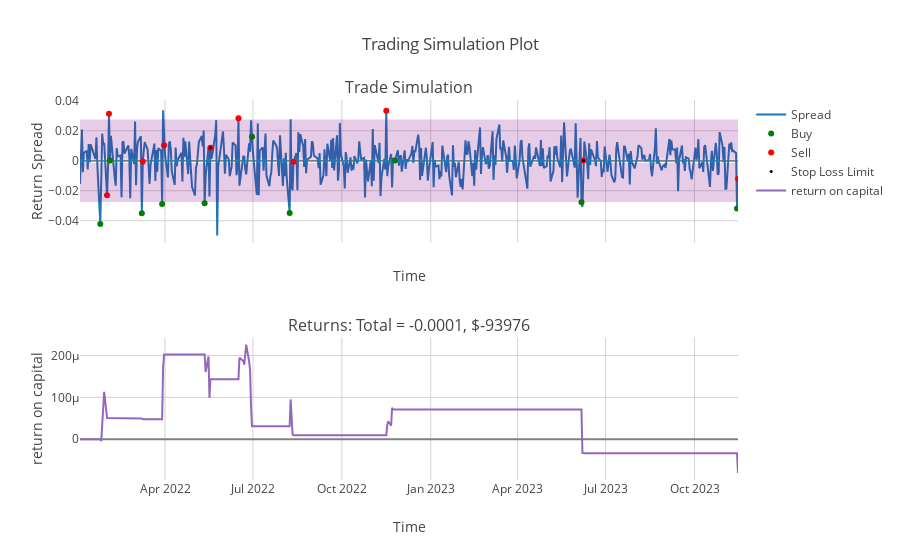
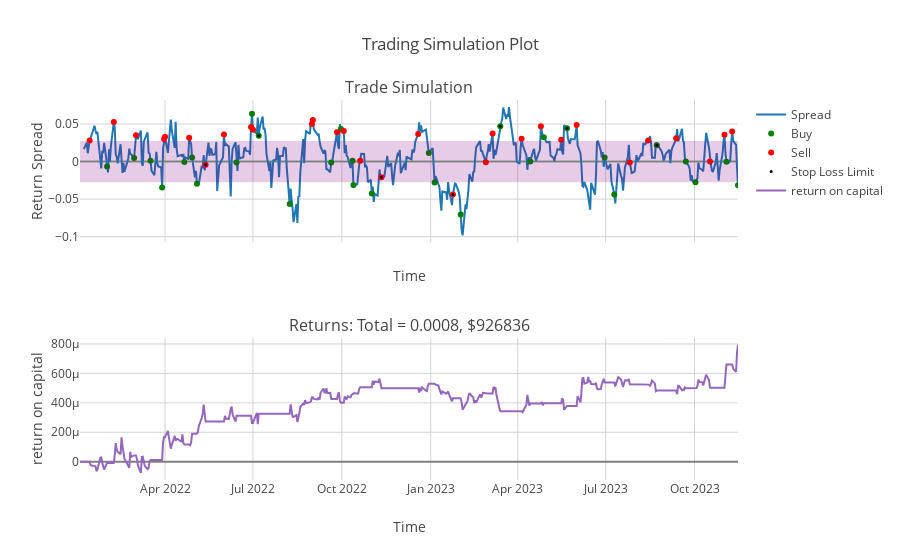
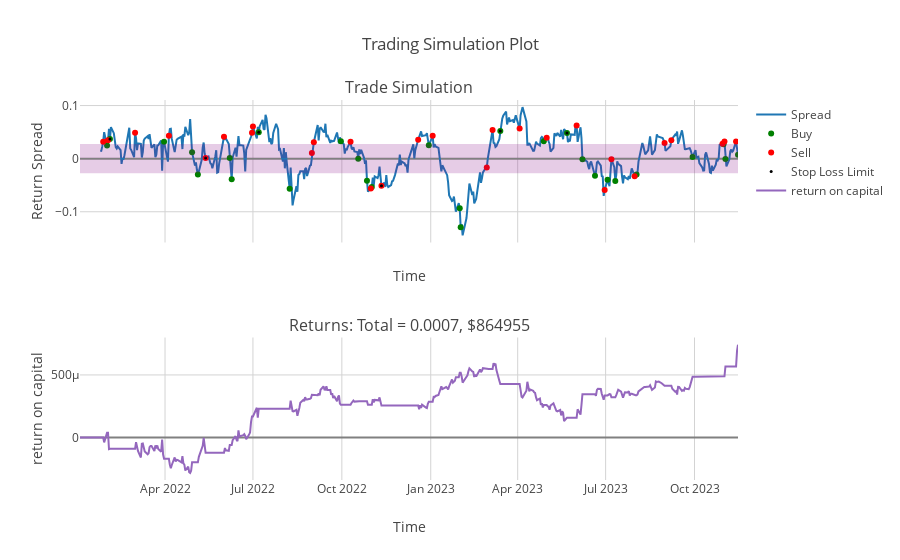

These figures' notebook cell, in order:
### Markdown cell above
There doesn't appear to be a clear-cut pattern regarding how the length of the time window impacts the return on capital. The table below does indicate that the shortest time period (i.e., 1 day) yields the least favorable result. However, it's noteworthy that the most favorable outcome is still associated with a 10-day period. Beyond the 10-day mark, as time extends further, the return gradually diminishes.

### Code cell
window = [1, 10, 20, 60]
performance_summary = list()
for i in range(len(window)): 
    k = i + 3
    print('Representation of trail' + str(k))
    trail = spread_trading_strategy(data= ETF_data_trading, M = window[i], upper_threshold = 0.027492, lower_threshold = 0.001345, stop_loss = 0.01, transaction_cost_proportional = 0, trading_start_date = trading_start_date, trading_end_date = trading_end_date, draw_graph = True)
    df = summary_of_trade('trail'+str(k),trail,0.027492,0.001345,window[i],0,0.01)
    performance_summary.append(df)
trail3_6_stats = pd.concat(performance_summary, axis =0)
display(trail3_6_stats)

### Figure 1 — Plotly figure (JSON) as saved in the notebook; plotly's stock layout.template omitted (floating-point values rounded to 4 significant figures; data arrays with more than 128 entries replaced by an {"elided": "..."} marker saying what was removed)
{"data": [{"mode": "lines", "name": "Spread", "type": "scatter", "x": {"elided": "471 str values"}, "xaxis": "x", "y": {"elided": "471 float values"}, "yaxis": "y"}, {"marker": {"color": "green", "size": 6}, "mode": "markers", "name": "Buy", "type": "scatter", "x": ["2022-01-24T00:00:00", "2022-02-03T00:00:00", "2022-03-08T00:00:00", "2022-03-29T00:00:00", "2022-05-12T00:00:00", "2022-06-30T00:00:00", "2022-08-08T00:00:00", "2022-11-25T00:00:00", "2023-06-06T00:00:00", "2023-11-14T00:00:00"], "xaxis": "x", "y": [-0.04217, 0.0001798, -0.03505, -0.02886, -0.0283, 0.01597, -0.0348, 0.0001305, -0.0277, -0.03182], "yaxis": "y"}, {"marker": {"color": "red", "size": 6}, "mode": "markers", "name": "Sell", "type": "scatter", "x": ["2022-01-31T00:00:00", "2022-02-02T00:00:00", "2022-03-09T00:00:00", "2022-03-31T00:00:00", "2022-05-18T00:00:00", "2022-06-16T00:00:00", "2022-08-12T00:00:00", "2022-11-16T00:00:00", "2023-06-08T00:00:00", "2023-11-15T00:00:00"], "xaxis": "x", "y": [-0.02295, 0.03141, -0.0004616, 0.0104, 0.008745, 0.02828, -0.0006143, 0.03326, 0.0001862, -0.01203], "yaxis": "y"}, {"marker": {"color": "black", "size": 3}, "mode": "markers", "name": "Stop Loss Limit", "type": "scatter", "x": ["2022-05-18T00:00:00", "2023-06-08T00:00:00"], "xaxis": "x", "y": [0.008745, 0.0001862], "yaxis": "y"}, {"mode": "lines", "name": "return on capital", "type": "scatter", "x": {"elided": "471 str values"}, "xaxis": "x2", "y": {"elided": "471 float values"}, "yaxis": "y2"}], "layout": {"annotations": [{"font": {"size": 16}, "showarrow": false, "text": "Trade Simulation", "x": 0.5, "xanchor": "center", "xref": "paper", "y": 1, "yanchor": "bottom", "yref": "paper"}, {"font": {"size": 16}, "showarrow": false, "text": "Returns: Total = -0.0001, $-93976", "x": 0.5, "xanchor": "center", "xref": "paper", "y": 0.375, "yanchor": "bottom", "yref": "paper"}], "autosize": true, "shapes": [{"fillcolor": "purple", "line": {"width": 0}, "opacity": 0.2, "type": "rect", "x0": "2022-01-03T00:00:00", "x1": "2023-11-15T00:00:00", "xref": "x", "y0": 0.02749, "y1": 0.001345, "yref": "y"}, {"fillcolor": "purple", "line": {"width": 0}, "opacity": 0.2, "type": "rect", "x0": "2022-01-03T00:00:00", "x1": "2023-11-15T00:00:00", "xref": "x", "y0": -0.001345, "y1": -0.02749, "yref": "y"}], "showlegend": true, "title": {"text": "Trading Simulation Plot"}, "xaxis": {"anchor": "y", "domain": [0, 1], "gridcolor": "lightgrey", "gridwidth": 1, "matches": "x2", "range": ["2022-01-03T00:00:00", "2023-11-15T00:00:00"], "showgrid": true, "showticklabels": false, "title": {"text": "Time"}, "zeroline": true, "zerolinecolor": "grey", "zerolinewidth": 2}, "xaxis2": {"anchor": "y2", "domain": [0, 1], "gridcolor": "lightgrey", "gridwidth": 1, "range": ["2022-01-03T00:00:00", "2023-11-15T00:00:00"], "showgrid": true, "title": {"text": "Time"}, "zeroline": true, "zerolinecolor": "grey", "zerolinewidth": 2}, "yaxis": {"anchor": "x", "domain": [0.625, 1], "gridcolor": "lightgrey", "gridwidth": 1, "showgrid": true, "title": {"text": "Return Spread"}, "zeroline": true, "zerolinecolor": "grey", "zerolinewidth": 2}, "yaxis2": {"anchor": "x2", "domain": [0, 0.375], "gridcolor": "lightgrey", "gridwidth": 1, "showgrid": true, "title": {"text": "return on capital"}, "zeroline": true, "zerolinecolor": "grey", "zerolinewidth": 2}}}

### Figure 2 — Plotly figure (JSON) as saved in the notebook; plotly's stock layout.template omitted (floating-point values rounded to 4 significant figures; data arrays with more than 128 entries replaced by an {"elided": "..."} marker saying what was removed)
{"data": [{"mode": "lines", "name": "Spread", "type": "scatter", "x": {"elided": "471 str values"}, "xaxis": "x", "y": {"elided": "471 float values"}, "yaxis": "y"}, {"marker": {"color": "green", "size": 6}, "mode": "markers", "name": "Buy", "type": "scatter", "x": ["2022-01-31T00:00:00", "2022-02-28T00:00:00", "2022-03-17T00:00:00", "2022-03-29T00:00:00", "2022-04-21T00:00:00", "2022-04-29T00:00:00", "2022-05-04T00:00:00", "2022-06-14T00:00:00", "2022-06-30T00:00:00", "2022-07-07T00:00:00", "2022-08-08T00:00:00", "2022-09-20T00:00:00", "2022-09-30T00:00:00", "2022-10-12T00:00:00", "2022-10-13T00:00:00", "2022-11-01T00:00:00", "2022-12-30T00:00:00", "2023-01-05T00:00:00", "2023-02-01T00:00:00", "2023-03-14T00:00:00", "2023-04-14T00:00:00", "2023-04-28T00:00:00", "2023-05-22T00:00:00", "2023-06-30T00:00:00", "2023-07-10T00:00:00", "2023-08-23T00:00:00", "2023-09-22T00:00:00", "2023-10-02T00:00:00", "2023-11-03T00:00:00", "2023-11-15T00:00:00"], "xaxis": "x", "y": [-0.006507, 0.004855, 0.0009359, -0.03449, -0.0005759, 0.005344, -0.02967, -0.001312, 0.06368, 0.03426, -0.05667, -0.001283, 0.04319, 0.001178, -0.03121, -0.04253, 0.01144, -0.02799, -0.07035, 0.04684, 0.0002051, 0.03221, 0.04444, 0.005319, -0.04388, 0.02178, 1.098e-05, -0.02757, -0.0002299, -0.0315], "yaxis": "y"}, {"marker": {"color": "red", "size": 6}, "mode": "markers", "name": "Sell", "type": "scatter", "x": ["2022-01-13T00:00:00", "2022-02-07T00:00:00", "2022-03-02T00:00:00", "2022-03-31T00:00:00", "2022-04-01T00:00:00", "2022-04-26T00:00:00", "2022-05-13T00:00:00", "2022-06-01T00:00:00", "2022-06-29T00:00:00", "2022-07-01T00:00:00", "2022-08-31T00:00:00", "2022-09-01T00:00:00", "2022-09-26T00:00:00", "2022-10-03T00:00:00", "2022-10-20T00:00:00", "2022-11-11T00:00:00", "2022-12-19T00:00:00", "2023-01-24T00:00:00", "2023-02-27T00:00:00", "2023-03-06T00:00:00", "2023-04-05T00:00:00", "2023-04-25T00:00:00", "2023-05-16T00:00:00", "2023-06-01T00:00:00", "2023-07-26T00:00:00", "2023-08-14T00:00:00", "2023-09-12T00:00:00", "2023-10-17T00:00:00", "2023-11-01T00:00:00", "2023-11-09T00:00:00"], "xaxis": "x", "y": [0.02816, 0.05261, 0.03484, 0.03015, 0.033, 0.03169, -0.004426, 0.03599, 0.04593, 0.04235, 0.04982, 0.05542, 0.039, 0.04064, 0.0009587, -0.02088, 0.03661, -0.0438, -0.001035, 0.03729, 0.03042, 0.04695, 0.02901, 0.04862, -0.001344, 0.02799, 0.03108, 0.0001079, 0.03581, 0.04003], "yaxis": "y"}, {"marker": {"color": "black", "size": 3}, "mode": "markers", "name": "Stop Loss Limit", "type": "scatter", "x": ["2022-05-13T00:00:00", "2022-07-07T00:00:00", "2022-11-11T00:00:00", "2023-01-24T00:00:00", "2023-03-14T00:00:00", "2023-05-22T00:00:00", "2023-08-23T00:00:00"], "xaxis": "x", "y": [-0.004426, 0.03426, -0.02088, -0.0438, 0.04684, 0.04444, 0.02178], "yaxis": "y"}, {"mode": "lines", "name": "return on capital", "type": "scatter", "x": {"elided": "471 str values"}, "xaxis": "x2", "y": {"elided": "471 float values"}, "yaxis": "y2"}], "layout": {"annotations": [{"font": {"size": 16}, "showarrow": false, "text": "Trade Simulation", "x": 0.5, "xanchor": "center", "xref": "paper", "y": 1, "yanchor": "bottom", "yref": "paper"}, {"font": {"size": 16}, "showarrow": false, "text": "Returns: Total = 0.0008, $926836", "x": 0.5, "xanchor": "center", "xref": "paper", "y": 0.375, "yanchor": "bottom", "yref": "paper"}], "autosize": true, "shapes": [{"fillcolor": "purple", "line": {"width": 0}, "opacity": 0.2, "type": "rect", "x0": "2022-01-03T00:00:00", "x1": "2023-11-15T00:00:00", "xref": "x", "y0": 0.02749, "y1": 0.001345, "yref": "y"}, {"fillcolor": "purple", "line": {"width": 0}, "opacity": 0.2, "type": "rect", "x0": "2022-01-03T00:00:00", "x1": "2023-11-15T00:00:00", "xref": "x", "y0": -0.001345, "y1": -0.02749, "yref": "y"}], "showlegend": true, "title": {"text": "Trading Simulation Plot"}, "xaxis": {"anchor": "y", "domain": [0, 1], "gridcolor": "lightgrey", "gridwidth": 1, "matches": "x2", "range": ["2022-01-03T00:00:00", "2023-11-15T00:00:00"], "showgrid": true, "showticklabels": false, "title": {"text": "Time"}, "zeroline": true, "zerolinecolor": "grey", "zerolinewidth": 2}, "xaxis2": {"anchor": "y2", "domain": [0, 1], "gridcolor": "lightgrey", "gridwidth": 1, "range": ["2022-01-03T00:00:00", "2023-11-15T00:00:00"], "showgrid": true, "title": {"text": "Time"}, "zeroline": true, "zerolinecolor": "grey", "zerolinewidth": 2}, "yaxis": {"anchor": "x", "domain": [0.625, 1], "gridcolor": "lightgrey", "gridwidth": 1, "showgrid": true, "title": {"text": "Return Spread"}, "zeroline": true, "zerolinecolor": "grey", "zerolinewidth": 2}, "yaxis2": {"anchor": "x2", "domain": [0, 0.375], "gridcolor": "lightgrey", "gridwidth": 1, "showgrid": true, "title": {"text": "return on capital"}, "zeroline": true, "zerolinecolor": "grey", "zerolinewidth": 2}}}

### Figure 3 — Plotly figure (JSON) as saved in the notebook; plotly's stock layout.template omitted (floating-point values rounded to 4 significant figures; data arrays with more than 128 entries replaced by an {"elided": "..."} marker saying what was removed)
{"data": [{"mode": "lines", "name": "Spread", "type": "scatter", "x": {"elided": "471 str values"}, "xaxis": "x", "y": {"elided": "471 float values"}, "yaxis": "y"}, {"marker": {"color": "green", "size": 6}, "mode": "markers", "name": "Buy", "type": "scatter", "x": ["2022-01-31T00:00:00", "2022-02-03T00:00:00", "2022-03-31T00:00:00", "2022-04-29T00:00:00", "2022-05-05T00:00:00", "2022-06-07T00:00:00", "2022-06-09T00:00:00", "2022-07-07T00:00:00", "2022-08-08T00:00:00", "2022-09-30T00:00:00", "2022-10-18T00:00:00", "2022-10-27T00:00:00", "2022-11-01T00:00:00", "2022-12-30T00:00:00", "2023-01-31T00:00:00", "2023-02-01T00:00:00", "2023-03-14T00:00:00", "2023-04-28T00:00:00", "2023-05-22T00:00:00", "2023-06-07T00:00:00", "2023-06-20T00:00:00", "2023-07-03T00:00:00", "2023-07-11T00:00:00", "2023-08-02T00:00:00", "2023-09-29T00:00:00", "2023-10-31T00:00:00", "2023-11-02T00:00:00", "2023-11-15T00:00:00"], "xaxis": "x", "y": [0.0246, 0.03683, 0.03169, 0.01187, -0.0297, 0.001289, -0.03892, 0.04984, -0.05669, 0.03294, -1.57e-05, -0.04139, -0.05317, 0.0251, -0.09341, -0.1291, 0.0522, 0.03265, 0.04857, -0.001023, -0.03218, -0.03978, -0.04201, -0.02973, 0.003183, 0.02727, -0.000727, 0.007403], "yaxis": "y"}, {"marker": {"color": "red", "size": 6}, "mode": "markers", "name": "Sell", "type": "scatter", "x": ["2022-01-27T00:00:00", "2022-02-01T00:00:00", "2022-03-01T00:00:00", "2022-04-05T00:00:00", "2022-05-13T00:00:00", "2022-06-01T00:00:00", "2022-06-30T00:00:00", "2022-07-01T00:00:00", "2022-08-31T00:00:00", "2022-09-02T00:00:00", "2022-10-10T00:00:00", "2022-10-31T00:00:00", "2022-11-11T00:00:00", "2022-12-19T00:00:00", "2023-01-03T00:00:00", "2023-02-28T00:00:00", "2023-03-06T00:00:00", "2023-04-03T00:00:00", "2023-05-01T00:00:00", "2023-06-01T00:00:00", "2023-06-30T00:00:00", "2023-07-07T00:00:00", "2023-07-31T00:00:00", "2023-08-31T00:00:00", "2023-09-07T00:00:00", "2023-10-30T00:00:00", "2023-11-01T00:00:00", "2023-11-13T00:00:00"], "xaxis": "x", "y": [0.03191, 0.03468, 0.04871, 0.04334, 0.00106, 0.04118, 0.0488, 0.06052, 0.01064, 0.03107, 0.03165, -0.05614, -0.05084, 0.03543, 0.04299, -0.01688, 0.05408, 0.05682, 0.03953, 0.06267, -0.05887, -0.000916, -0.03333, 0.02931, 0.03447, 0.02807, 0.0322, 0.03224], "yaxis": "y"}, {"marker": {"color": "black", "size": 3}, "mode": "markers", "name": "Stop Loss Limit", "type": "scatter", "x": ["2022-02-03T00:00:00", "2022-05-13T00:00:00", "2022-07-07T00:00:00", "2022-11-11T00:00:00", "2023-03-14T00:00:00", "2023-05-22T00:00:00"], "xaxis": "x", "y": [0.03683, 0.00106, 0.04984, -0.05084, 0.0522, 0.04857], "yaxis": "y"}, {"mode": "lines", "name": "return on capital", "type": "scatter", "x": {"elided": "471 str values"}, "xaxis": "x2", "y": {"elided": "471 float values"}, "yaxis": "y2"}], "layout": {"annotations": [{"font": {"size": 16}, "showarrow": false, "text": "Trade Simulation", "x": 0.5, "xanchor": "center", "xref": "paper", "y": 1, "yanchor": "bottom", "yref": "paper"}, {"font": {"size": 16}, "showarrow": false, "text": "Returns: Total = 0.0007, $864955", "x": 0.5, "xanchor": "center", "xref": "paper", "y": 0.375, "yanchor": "bottom", "yref": "paper"}], "autosize": true, "shapes": [{"fillcolor": "purple", "line": {"width": 0}, "opacity": 0.2, "type": "rect", "x0": "2022-01-03T00:00:00", "x1": "2023-11-15T00:00:00", "xref": "x", "y0": 0.02749, "y1": 0.001345, "yref": "y"}, {"fillcolor": "purple", "line": {"width": 0}, "opacity": 0.2, "type": "rect", "x0": "2022-01-03T00:00:00", "x1": "2023-11-15T00:00:00", "xref": "x", "y0": -0.001345, "y1": -0.02749, "yref": "y"}], "showlegend": true, "title": {"text": "Trading Simulation Plot"}, "xaxis": {"anchor": "y", "domain": [0, 1], "gridcolor": "lightgrey", "gridwidth": 1, "matches": "x2", "range": ["2022-01-03T00:00:00", "2023-11-15T00:00:00"], "showgrid": true, "showticklabels": false, "title": {"text": "Time"}, "zeroline": true, "zerolinecolor": "grey", "zerolinewidth": 2}, "xaxis2": {"anchor": "y2", "domain": [0, 1], "gridcolor": "lightgrey", "gridwidth": 1, "range": ["2022-01-03T00:00:00", "2023-11-15T00:00:00"], "showgrid": true, "title": {"text": "Time"}, "zeroline": true, "zerolinecolor": "grey", "zerolinewidth": 2}, "yaxis": {"anchor": "x", "domain": [0.625, 1], "gridcolor": "lightgrey", "gridwidth": 1, "showgrid": true, "title": {"text": "Return Spread"}, "zeroline": true, "zerolinecolor": "grey", "zerolinewidth": 2}, "yaxis2": {"anchor": "x2", "domain": [0, 0.375], "gridcolor": "lightgrey", "gridwidth": 1, "showgrid": true, "title": {"text": "return on capital"}, "zeroline": true, "zerolinecolor": "grey", "zerolinewidth": 2}}}
